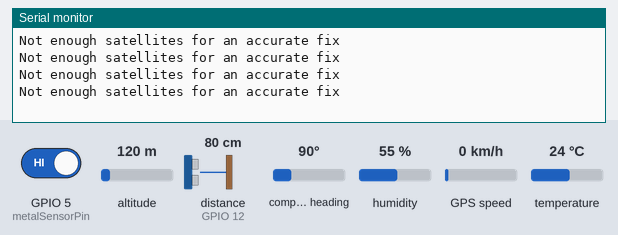
This sketch was run on a simulated ESP8266 (NodeMCU). Parts: the last lines printed to the serial monitor. The inputs (shaded band) are chosen by the test bench; at power-on: distance to the obstacle (sensor on GPIO 12) 80 cm, GPIO 5 (metalSensorPin) HIGH, altitude 120 m, compass heading 90°, humidity 55 %, GPS speed 0 km/h, temperature 24 °C. The echo pulse lasts 58.3 µs per cm; WiFi joins after 1.5 s; servers stay silent unless stated; the GPS gets a fix after 3 s at 37.7749, -122.4194 with 8 satellites.

Above: at 3.0 s.
3.1 s: distance to the obstacle (sensor on GPIO 12) set to 195 cm
At 4.7 s:
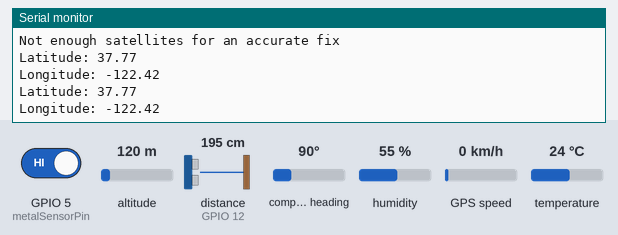
5.3 s: distance to the obstacle (sensor on GPIO 12) set to 206 cm
At 6.1 s:
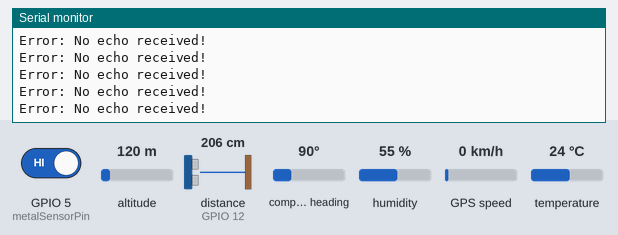

Measured:
- the behaviour switches between 200 and 201 cm on distance to the obstacle (sensor on GPIO 12) (found by bisection; images 1 and 2)
- after the input at 5.3 s, the serial monitor: prints a new line at once (image 2)

The sketch:

5_Soldier_Monitoring_System.ino
```cpp
#define BLYNK_PRINT Serial

#define BLYNK_TEMPLATE_ID "TMPL3uyoIIGUo"
#define BLYNK_TEMPLATE_NAME "Soldier Monitoring System"
#define BLYNK_AUTH_TOKEN "78FDlcVa--DoIKtWD-RkGKKUWIV7-JIa"

#include <ESP8266WiFi.h>
#include <BlynkSimpleEsp8266.h>
#include <DHT.h>
#include <NewPing.h>
#include <TinyGPS++.h>
#include <SoftwareSerial.h>

char ssid[] = "SVU";
char pass[] = "12345678";

const int metalSensorPin = 5;
#define DHTPIN 4
#define DHTTYPE DHT11

DHT dht(DHTPIN, DHTTYPE);

#define TRIGGER_PIN 14
#define ECHO_PIN 12
#define MAX_DISTANCE 200

NewPing sonar(TRIGGER_PIN, ECHO_PIN, MAX_DISTANCE);

SoftwareSerial gpsSerial(13, 15);  // RX, TX for GPS module
TinyGPSPlus gps;

void setup() {
  Serial.begin(115200);

  Blynk.begin(BLYNK_AUTH_TOKEN, ssid, pass);

  pinMode(metalSensorPin, INPUT);
  dht.begin();
  gpsSerial.begin(9600);
}

void readAndSendMetalSensor() {
  int sensorValue = digitalRead(metalSensorPin);

  Blynk.virtualWrite(V0, sensorValue == LOW ? 1 : 0);
}

void readAndSendTemperature() {
  float temperature = dht.readTemperature();

  if (isnan(temperature)) {
    Serial.println("Failed to read from DHT sensor!");
  } else {
    Blynk.virtualWrite(V1, temperature);
  }
}

void readAndSendDistance() {
  unsigned int distance = sonar.ping_cm();

  if (distance == 0) {
    Serial.println("Error: No echo received!");
    Blynk.virtualWrite(V2, -1);
  } else {
    Blynk.virtualWrite(V2, distance);
  }
}

void readAndSendGPS() {
  while (gpsSerial.available() > 0) {
    if (gps.encode(gpsSerial.read())) {
      if (gps.satellites.value() > 1) {  // Changed to check for more than 3 satellites
        float latitude = gps.location.lat();
        float longitude = gps.location.lng();

        Blynk.virtualWrite(V3, latitude);
        Blynk.virtualWrite(V4, longitude);

        // Print latitude and longitude on the serial monitor
        Serial.print("Latitude: ");
        Serial.println(latitude);
        Serial.print("Longitude: ");
        Serial.println(longitude);
      } else {
        Serial.println("Not enough satellites for an accurate fix");
      }
    }
  }
}

void loop() {
  Blynk.run();
  readAndSendMetalSensor();
  readAndSendTemperature();
  readAndSendDistance();
  readAndSendGPS();
}
```
